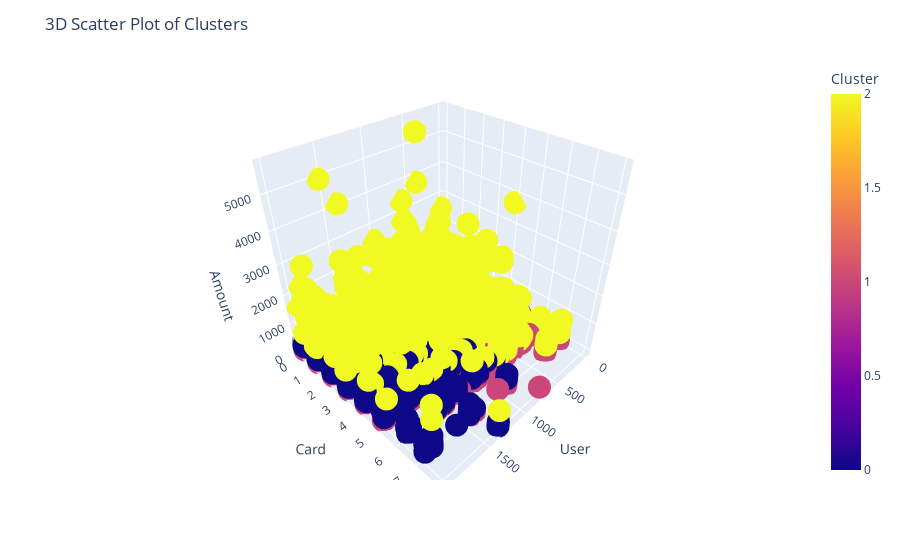

This figure's notebook cell:
### Code cell
import plotly.express as px

# Assuming you have a dataframe named 'combined_df' with columns 'User', 'Card', 'Amount', and 'Cluster'

# Create a 3D scatter plot
fig = px.scatter_3d(train_data, x='User', y='Card', z='Amount', color='Cluster')

# Set labels and title
fig.update_layout(
    scene=dict(
        xaxis_title='User',
        yaxis_title='Card',
        zaxis_title='Amount'
    ),
    title='3D Scatter Plot of Clusters'
)

# Show the plot
fig.show()

### Figure 1 — Plotly figure (JSON) as saved in the notebook; plotly's stock layout.template omitted (floating-point values rounded to 4 significant figures; data arrays with more than 128 entries replaced by an {"elided": "..."} marker saying what was removed)
{"data": [{"hovertemplate": "User=%{x}<br>Card=%{y}<br>Amount=%{z}<br>Cluster=%{marker.color}<extra></extra>", "legendgroup": "", "marker": {"color": {"elided": "29757 int values"}, "coloraxis": "coloraxis", "symbol": "circle"}, "mode": "markers", "name": "", "scene": "scene", "showlegend": false, "type": "scatter3d", "x": {"elided": "29757 int values"}, "y": {"elided": "29757 int values"}, "z": {"elided": "29757 float values"}}], "layout": {"coloraxis": {"colorbar": {"title": {"text": "Cluster"}}, "colorscale": [[0, "#0d0887"], [0.1111, "#46039f"], [0.2222, "#7201a8"], [0.3333, "#9c179e"], [0.4444, "#bd3786"], [0.5556, "#d8576b"], [0.6667, "#ed7953"], [0.7778, "#fb9f3a"], [0.8889, "#fdca26"], [1, "#f0f921"]]}, "legend": {"tracegroupgap": 0}, "margin": {"t": 60}, "scene": {"domain": {"x": [0, 1], "y": [0, 1]}, "xaxis": {"title": {"text": "User"}}, "yaxis": {"title": {"text": "Card"}}, "zaxis": {"title": {"text": "Amount"}}}, "title": {"text": "3D Scatter Plot of Clusters"}}}
